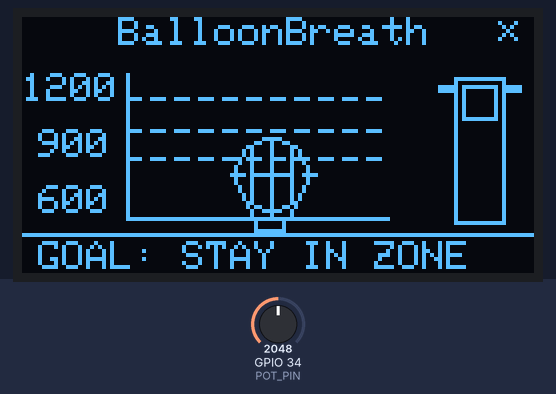
Simulated run of this sketch. Board: ESP32. On the bench: 128×64 one-colour display. The test bench sets the inputs (shaded band); at power-on: GPIO 34 (POT_PIN) = 2048 (analog values on the 0–4095 scale). WiFi joins after 1.5 s; servers stay silent unless stated; uploads are accepted with an empty reply; EEPROM starts erased; what the sketch prints to the serial monitor is not drawn.

Above: at 1.2 s.
1.3 s: GPIO 34 (POT_PIN) set to 3603
At 2.01 s:
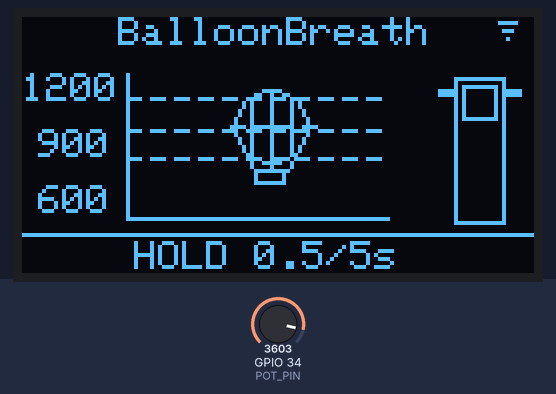
3.0 s: GPIO 34 (POT_PIN) set to 3770
At 3.91 s:
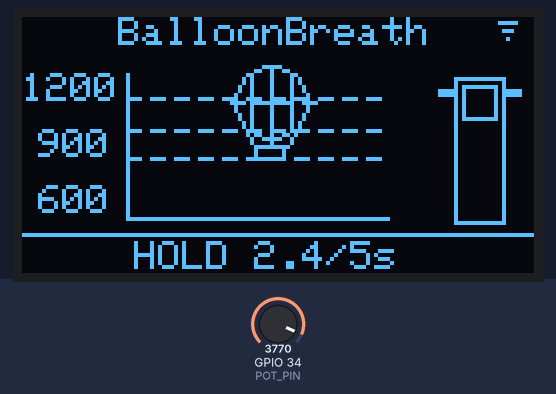
4.5 s: GPIO 34 (POT_PIN) set to 3816
At 6.4 s:
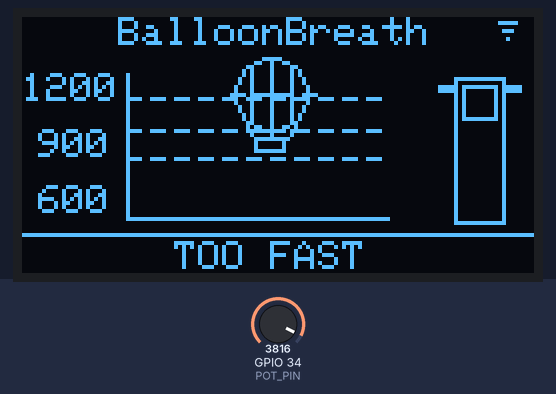
7.5 s: GPIO 34 (POT_PIN) set to 2047
At 9.4 s:
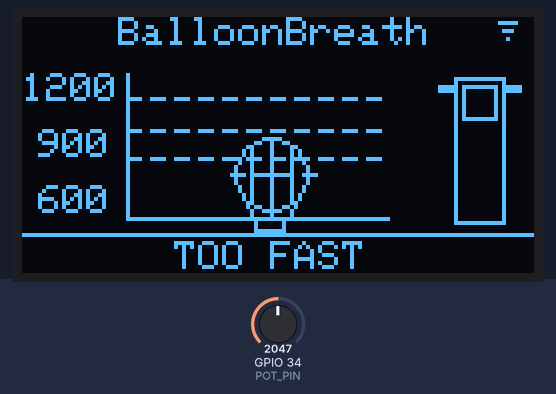
10.5 s: GPIO 34 (POT_PIN) set to 4095
At 11.57 s:
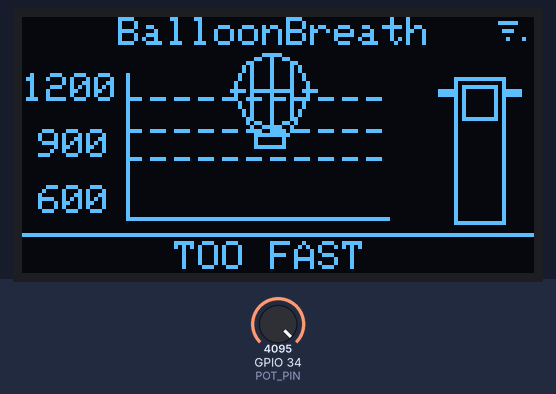
12.1 s: GPIO 34 (POT_PIN) set to 2866
At 15.1 s:
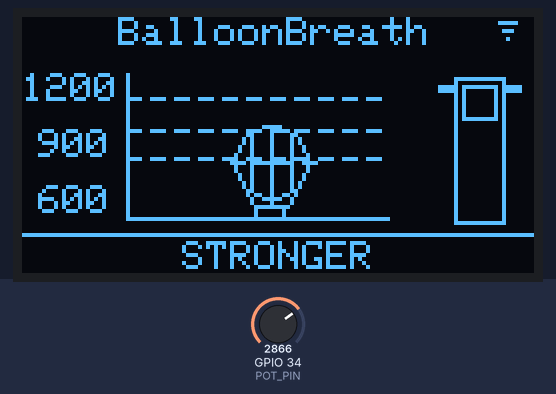

Measured:
- the behaviour switches between 3815 and 3816 on GPIO 34 (POT_PIN) (found by bisection; images 2 and 3)
- after the input at 1.3 s, the display: first changes after 0.09 s (image 1 shows a later state)
- after the input at 10.5 s, the display: first changes at once (image 5 shows a later state)
- what the display in image 3 shows lasts 1.6 s, from 5.8 s to 7.4 s

The sketch:

sketch.ino
```cpp
#include <Wire.h>
#include <WiFi.h>
#include <HTTPClient.h>
#include <WiFiClientSecure.h>
#include <Adafruit_GFX.h>
#include <Adafruit_SSD1306.h>
#include <Preferences.h>
#include <math.h>
#include <string.h>

#define POT_PIN 34

#define SCREEN_WIDTH 128
#define SCREEN_HEIGHT 64
#define OLED_RESET -1

Adafruit_SSD1306 display(
  SCREEN_WIDTH,
  SCREEN_HEIGHT,
  &Wire,
  OLED_RESET
);

Preferences prefs;

// =====================================
// NETWORK CONFIG
// =====================================

#define WIFI_SSID       "Wokwi-GUEST"
#define WIFI_PASSWORD   ""
#define SERVER_URL      "https://httpbin.org/post"
#define DEVICE_ID       "BalloonBreath-ESP32"

#define WIFI_RETRY_MS       10000UL
#define REPORT_RETRY_MS      8000UL
#define HTTP_TIMEOUT_MS       800
#define REPORT_DELAY_MS       800UL
#define REMINDER_INTERVAL_MS 60000UL
#define DEBUG_FLOW              0

// =====================================
// MEDICAL THRESHOLDS AND TIMING
// =====================================

#define FLOW_MAX       1400
#define THRESHOLD_1     600
#define THRESHOLD_2     900
#define THRESHOLD_3    1200

#define ADC_CENTER     2048
#define DEADZONE         80

#define SUCCESS_TIME       5000UL
#define SAMPLE_MS            35UL
#define DISPLAY_MS           70UL
#define RESULT_DISPLAY_MS  2500UL
#define BREATH_END_MS      1500UL

#define EMA_ALPHA        0.35
#define STABILITY_MIN      80
#define MAX_FLOW_STEP     350

// =====================================

enum State {
  IDLE,
  RUNNING,
  SUCCESS,
  PENALTY,
  ABORTED
};

enum BreathDirection {
  REST,
  INHALE,
  EXHALE
};

State currentState = IDLE;
BreathDirection direction = REST;

// =====================================
// SIGNAL
// =====================================

float rawFlow = 0;
float filteredFlow = 0;
float currentFlow = 0;

float stability = 100;
float prevFlow = 0;
float prevRawFlow = 0;
float rawFlowStep = 0;
bool jerkDetected = false;

float volume = 0;
float bestVolume = 0;
float bestPeakFlow = 0;

float balloonY = 39;
float balloonVelocity = 0;

float cyclePeakFlow = 0;
float cycleStabilitySum = 0;
unsigned int cycleStabilitySamples = 0;
unsigned long cycleStart = 0;
unsigned long breathInactiveStart = 0;

unsigned long lastSample = 0;
unsigned long lastDisplay = 0;
unsigned long successStart = 0;
unsigned long successTime = 0;
unsigned long stateEnteredAt = 0;
unsigned long lastSuccessfulExercise = 0;

// =====================================
// NETWORK / REPORT QUEUE
// =====================================

bool wifiStarted = false;
unsigned long lastWifiAttempt = 0;
int lastHttpCode = 0;
bool lastSendOk = false;
unsigned long lastReportAttempt = 0;

bool reportPending = false;
char reportResult[12] = "";
float reportVolume = 0;
float reportPeakFlow = 0;
float reportAvgStability = 0;
float reportBestVolume = 0;
float reportBestPeakFlow = 0;
unsigned long reportDuration = 0;
bool reportPenalty = false;

// =====================================
// NVS
// =====================================

void loadHistory() {

  prefs.begin("balloon", true);

  bestVolume = prefs.getFloat("bestVol", 0);
  bestPeakFlow = prefs.getFloat("bestPeak", 0);

  prefs.end();
}

void saveHistory() {

  prefs.begin("balloon", false);

  prefs.putFloat("bestVol", bestVolume);
  prefs.putFloat("bestPeak", bestPeakFlow);

  prefs.end();

  Serial.print("[NVS] Best volume=");
  Serial.print(bestVolume);
  Serial.print(" ml, best peak=");
  Serial.println(bestPeakFlow);
}

// =====================================
// HELPERS
// =====================================

const char* directionText() {

  switch(direction) {
    case INHALE:
      return "INHALE";

    case EXHALE:
      return "EXHALE";

    case REST:
    default:
      return "REST";
  }
}

float mapFlowMagnitude(int magnitude, int maxMagnitude) {

  long mapped = map(
    magnitude,
    DEADZONE,
    maxMagnitude,
    0,
    FLOW_MAX
  );

  return constrain((float)mapped, 0, FLOW_MAX);
}

bool reminderDue() {

  return
    currentState == IDLE &&
    millis() - lastSuccessfulExercise > REMINDER_INTERVAL_MS;
}

// =====================================
// WIFI AND SERVER COMMUNICATION
// =====================================

void updateWifi(unsigned long now) {

  if(WiFi.status() == WL_CONNECTED)
  {
    return;
  }

  if(!wifiStarted || now - lastWifiAttempt >= WIFI_RETRY_MS)
  {
    wifiStarted = true;
    lastWifiAttempt = now;

    WiFi.mode(WIFI_STA);
    WiFi.begin(WIFI_SSID, WIFI_PASSWORD);

    Serial.print("[WiFi] Connecting to ");
    Serial.println(WIFI_SSID);
  }
}

String buildReportJson() {

  String payload = "{";
  payload += "\"device_id\":\"" DEVICE_ID "\",";
  payload += "\"result\":\"" + String(reportResult) + "\",";
  payload += "\"volume_ml\":" + String(reportVolume, 1) + ",";
  payload += "\"peak_flow_ml_s\":" + String(reportPeakFlow, 1) + ",";
  payload += "\"avg_stability\":" + String(reportAvgStability, 1) + ",";
  payload += "\"best_volume_ml\":" + String(reportBestVolume, 1) + ",";
  payload += "\"best_peak_flow_ml_s\":" + String(reportBestPeakFlow, 1) + ",";
  payload += "\"duration_ms\":" + String(reportDuration) + ",";
  payload += "\"penalty\":";
  payload += reportPenalty ? "true" : "false";
  payload += "}";

  return payload;
}

void queueCycleReport(
  const char* result,
  bool penalty
) {

  strncpy(reportResult, result, sizeof(reportResult) - 1);
  reportResult[sizeof(reportResult) - 1] = '\0';

  reportVolume = volume;
  reportPeakFlow = cyclePeakFlow;
  reportAvgStability =
    cycleStabilitySamples > 0
      ? cycleStabilitySum / cycleStabilitySamples
      : stability;
  reportBestVolume = bestVolume;
  reportBestPeakFlow = bestPeakFlow;
  reportDuration = cycleStart > 0 ? millis() - cycleStart : 0;
  reportPenalty = penalty;
  reportPending = true;
  lastReportAttempt = 0;

  Serial.print("[REPORT] Queued ");
  Serial.print(reportResult);
  Serial.print(" volume=");
  Serial.print(reportVolume);
  Serial.print(" avgStability=");
  Serial.println(reportAvgStability);
}

void processReportQueue(unsigned long now) {

  if(!reportPending)
  {
    return;
  }

  if(currentState == RUNNING)
  {
    return;
  }

  if(
    (currentState == SUCCESS || currentState == PENALTY || currentState == ABORTED) &&
    now - stateEnteredAt < REPORT_DELAY_MS
  )
  {
    return;
  }

  if(WiFi.status() != WL_CONNECTED)
  {
    return;
  }

  if(lastReportAttempt != 0 && now - lastReportAttempt < REPORT_RETRY_MS)
  {
    return;
  }

  lastReportAttempt = now;

  HTTPClient http;
  WiFiClientSecure secureClient;
  http.setTimeout(HTTP_TIMEOUT_MS);

  String serverUrl = SERVER_URL;
  bool httpStarted = false;

  if(serverUrl.startsWith("https://"))
  {
    secureClient.setInsecure();
    httpStarted = http.begin(secureClient, serverUrl);
  }
  else
  {
    httpStarted = http.begin(serverUrl);
  }

  if(!httpStarted)
  {
    lastSendOk = false;
    lastHttpCode = -1;
    Serial.println("[HTTP] begin failed");
    return;
  }

  http.addHeader("Content-Type", "application/json");

  String payload = buildReportJson();
  int code = http.POST(payload);

  lastHttpCode = code;
  lastSendOk = code >= 200 && code < 300;

  Serial.print("[HTTP] POST ");
  Serial.print(SERVER_URL);
  Serial.print(" code=");
  Serial.println(code);
  Serial.println(payload);

  if(code > 0)
  {
    String response = http.getString();

    Serial.print("[HTTP] Response preview: ");
    Serial.println(response.substring(0, 220));
  }

  http.end();

  if(code > 0)
  {
    reportPending = false;
  }
}

// =====================================
// FLOW AND STABILITY
// =====================================

float readBreathFlow() {

  int raw = analogRead(POT_PIN);
  int delta = raw - ADC_CENTER;
  int magnitude = abs(delta);

  if(magnitude <= DEADZONE)
  {
    direction = REST;
    rawFlow = 0;
  }
  else if(delta > 0)
  {
    direction = INHALE;
    rawFlow = mapFlowMagnitude(magnitude, 4095 - ADC_CENTER);
  }
  else
  {
    direction = EXHALE;
    rawFlow = mapFlowMagnitude(magnitude, ADC_CENTER);
  }

  rawFlowStep = fabs(rawFlow - prevRawFlow);
  prevRawFlow = rawFlow;

  filteredFlow =
    EMA_ALPHA * rawFlow +
    (1.0 - EMA_ALPHA) * filteredFlow;

  if(direction == REST && filteredFlow < 5)
  {
    filteredFlow = 0;
  }

  if(DEBUG_FLOW)
  {
    Serial.print("ADC=");
    Serial.print(raw);
    Serial.print(" DIR=");
    Serial.print(directionText());
    Serial.print(" FLOW=");
    Serial.print((int)filteredFlow);
    Serial.println(" ml/s");
  }

  return filteredFlow;
}

void calculateStability() {

  float diff = fabs(currentFlow - prevFlow);

  jerkDetected = rawFlowStep > MAX_FLOW_STEP;

  stability = constrain(
    100 - diff / 4,
    0,
    100
  );

  if(jerkDetected)
  {
    stability = 0;
  }

  prevFlow = currentFlow;
}

void updateCycleStats() {

  if(currentState != RUNNING)
  {
    return;
  }

  if(direction == INHALE)
  {
    cyclePeakFlow = max(cyclePeakFlow, currentFlow);
    cycleStabilitySum += stability;
    cycleStabilitySamples++;
  }
}

// =====================================
// BALLOON PHYSICS
// =====================================

void resetBalloonPhysics() {

  balloonY = 39;
  balloonVelocity = 0;
}

int flowToBalloonY(float flow) {

  flow = constrain(flow, 0, FLOW_MAX);

  if(flow <= THRESHOLD_1)
  {
    return map((int)flow, 0, THRESHOLD_1, 39, 35);
  }

  if(flow <= THRESHOLD_2)
  {
    return map((int)flow, THRESHOLD_1, THRESHOLD_2, 35, 28);
  }

  if(flow <= THRESHOLD_3)
  {
    return map((int)flow, THRESHOLD_2, THRESHOLD_3, 28, 20);
  }

  return map((int)flow, THRESHOLD_3, FLOW_MAX, 20, 17);
}

void updateBalloonPhysics(float dt) {

  float targetY = 39;

  if(direction == INHALE)
  {
    targetY = flowToBalloonY(currentFlow);
  }

  float force = (targetY - balloonY) * 34.0;

  balloonVelocity += force * dt;
  balloonVelocity *= 0.70;
  balloonY += balloonVelocity * dt;

  balloonY = constrain(balloonY, 17, 39);
}

// =====================================
// OLED DRAWING
// =====================================

void drawTinyWifi(
  int x,
  int y
) {

  if(WiFi.status() == WL_CONNECTED)
  {
    display.drawPixel(x + 2, y + 4, WHITE);
    display.drawFastHLine(x + 1, y + 2, 3, WHITE);
    display.drawFastHLine(x, y, 5, WHITE);
  }
  else
  {
    display.drawLine(x, y, x + 4, y + 4, WHITE);
    display.drawLine(x + 4, y, x, y + 4, WHITE);
  }

  if(reportPending)
  {
    display.drawPixel(x + 6, y + 4, WHITE);
  }
}

const char* patientMessage() {

  if(reminderDue())
  {
    return "TIME";
  }

  if(jerkDetected && currentState == RUNNING)
  {
    return "STEADY";
  }

  switch(currentState) {

    case IDLE:
      if(direction == EXHALE)
      {
        return "BREATHE";
      }

      if(direction == INHALE && currentFlow < THRESHOLD_1)
      {
        return "STRONGER";
      }

      return "READY";

    case RUNNING:
      if(direction == EXHALE || direction == REST)
      {
        return "BREATHE";
      }

      if(currentFlow < THRESHOLD_2)
      {
        return "ALMOST";
      }

      return "HOLD";

    case SUCCESS:
      return "GREAT";

    case PENALTY:
      return "TOO FAST";

    case ABORTED:
      return "TRY AGAIN";
  }

  return "READY";
}

void drawHeader() {

  display.setTextSize(1);
  display.setTextColor(WHITE);

  display.setCursor(24, 0);
  display.print("BalloonBreath");

  drawTinyWifi(119, 1);
}

void drawDashedLine(
  int x1,
  int x2,
  int y
) {

  for(int x = x1; x < x2; x += 6)
  {
    display.drawFastHLine(
      x,
      y,
      4,
      WHITE
    );
  }
}

void drawFriendlyBalloon(
  int x,
  int y
) {

  display.drawCircle(x, y, 9, WHITE);

  // Center line and panels make the balloon readable on a 1-bit OLED.
  display.drawLine(x, y - 9, x, y + 10, WHITE);
  display.drawLine(x - 5, y - 7, x - 5, y + 6, WHITE);
  display.drawLine(x + 5, y - 7, x + 5, y + 6, WHITE);
  display.drawFastHLine(x - 5, y, 11, WHITE);

  display.drawLine(x - 7, y + 5, x - 4, y + 11, WHITE);
  display.drawLine(x + 7, y + 5, x + 4, y + 11, WHITE);
  display.drawRect(x - 4, y + 11, 8, 4, WHITE);
}

void drawSafeZone() {

  const int x1 = 26;
  const int x2 = 92;
  const int yTop = 14;
  const int yBottom = 50;
  const int y600 = flowToBalloonY(THRESHOLD_1);
  const int y900 = flowToBalloonY(THRESHOLD_2);
  const int y1200 = flowToBalloonY(THRESHOLD_3);

  display.drawLine(x1, yTop, x1, yBottom, WHITE);
  display.drawFastHLine(x1, yBottom, x2 - x1, WHITE);

  drawDashedLine(x1, x2, y1200);
  drawDashedLine(x1, x2, y900);
  drawDashedLine(x1, x2, y600);

  display.setCursor(0, 14);
  display.print("1200");
  display.setCursor(4, 28);
  display.print("900");
  display.setCursor(4, 42);
  display.print("600");

  drawDashedLine(
    52,
    73,
    (int)balloonY
  );

  drawFriendlyBalloon(
    62,
    (int)balloonY
  );
}

void drawCoachIndicator() {

  const int x = 108;
  const int y = 15;
  const int w = 13;
  const int h = 37;

  display.drawRect(x, y, w, h, WHITE);

  int targetTop = map(100, 0, 100, y + h - 3, y + 2);
  int targetBottom = map(STABILITY_MIN, 0, 100, y + h - 3, y + 2);

  display.drawRect(x + 2, targetTop, w - 4, targetBottom - targetTop + 2, WHITE);

  int markerY = map(
    (int)stability,
    0,
    100,
    y + h - 3,
    y + 2
  );

  display.fillRect(x - 4, markerY, 4, 2, WHITE);
  display.fillRect(x + w, markerY, 4, 2, WHITE);
}

void drawFooter() {

  display.setTextSize(1);
  display.setTextColor(WHITE);

  display.drawFastHLine(0, 54, 128, WHITE);

  if(currentState == SUCCESS)
  {
    display.setCursor(14, 56);
    display.print("VOL ");
    display.print((int)volume);
    display.print(" ml");
    return;
  }

  if(currentState == PENALTY)
  {
    display.setCursor(38, 56);
    display.print("TOO FAST");
    return;
  }

  if(currentState == ABORTED)
  {
    display.setCursor(20, 56);
    display.print("TRY AGAIN");
    return;
  }

  if(currentState == RUNNING && successTime > 0)
  {
    display.setCursor(28, 56);
    display.print("HOLD ");
    display.print(successTime / 1000.0, 1);
    display.print("/5s");
    return;
  }

  const char* message = patientMessage();

  if(strcmp(message, "READY") == 0)
  {
    display.setCursor(4, 56);
    display.print("GOAL: STAY IN ZONE");
  }
  else
  {
    int x = (128 - (int)strlen(message) * 6) / 2;
    display.setCursor(max(0, x), 56);
    display.print(message);
  }
}

void drawReminderBanner() {

  if(!reminderDue())
  {
    return;
  }

  if((millis() / 500) % 2 == 0)
  {
    display.drawRect(22, 16, 74, 36, WHITE);
  }
}

void drawDisplay() {

  display.clearDisplay();

  drawHeader();

  drawSafeZone();
  drawCoachIndicator();
  drawReminderBanner();
  drawFooter();

  display.display();
}

// =====================================
// EXERCISE STATE
// =====================================

void resetCycleStats(unsigned long now) {

  volume = 0;
  cyclePeakFlow = 0;
  cycleStabilitySum = 0;
  cycleStabilitySamples = 0;
  cycleStart = now;
  breathInactiveStart = 0;
}

void enterState(
  State nextState,
  unsigned long now
) {

  currentState = nextState;
  stateEnteredAt = now;
}

void finishCycle(
  State finalState,
  const char* report,
  bool penalty,
  unsigned long now
) {

  bool historyChanged = false;

  if(finalState == SUCCESS)
  {
    if(cyclePeakFlow > bestPeakFlow)
    {
      bestPeakFlow = cyclePeakFlow;
      historyChanged = true;
    }

    if(volume > bestVolume)
    {
      bestVolume = volume;
      historyChanged = true;
    }
  }

  if(historyChanged)
  {
    saveHistory();
  }

  queueCycleReport(report, penalty);
  enterState(finalState, now);

  if(finalState == SUCCESS)
  {
    lastSuccessfulExercise = now;
  }
}

void updateExerciseState(
  unsigned long now,
  float dt
) {

  switch(currentState) {

    case IDLE:

      successStart = 0;
      successTime = 0;

      if(direction == INHALE && currentFlow > THRESHOLD_1)
      {
        resetCycleStats(now);
        resetBalloonPhysics();
        enterState(RUNNING, now);
        Serial.println("[START]");
      }

      break;

    case RUNNING:

      updateCycleStats();

      if(direction == INHALE && currentFlow > 100)
      {
        breathInactiveStart = 0;
      }
      else if(breathInactiveStart == 0)
      {
        breathInactiveStart = now;
      }

      if(direction == INHALE)
      {
        volume += currentFlow * dt;
      }

      if(direction == INHALE && currentFlow >= THRESHOLD_3)
      {
        successStart = 0;
        successTime = 0;
        Serial.println("[PENALTY] >1200 ml/s");
        finishCycle(PENALTY, "PENALTY", true, now);
        break;
      }

      if(
        direction == INHALE &&
        currentFlow >= THRESHOLD_2 &&
        currentFlow < THRESHOLD_3 &&
        stability >= STABILITY_MIN &&
        !jerkDetected
      )
      {
        if(successStart == 0)
        {
          successStart = now;
        }

        successTime = now - successStart;

        if(successTime >= SUCCESS_TIME)
        {
          Serial.println("[SUCCESS]");
          finishCycle(SUCCESS, "SUCCESS", false, now);
        }
      }
      else
      {
        successStart = 0;
        successTime = 0;
      }

      if(
        currentState == RUNNING &&
        breathInactiveStart != 0 &&
        now - breathInactiveStart > BREATH_END_MS
      )
      {
        Serial.println("[ABORTED] Breath ended");
        finishCycle(ABORTED, "ABORTED", false, now);
      }

      break;

    case SUCCESS:
    case PENALTY:
    case ABORTED:

      if(now - stateEnteredAt > RESULT_DISPLAY_MS)
      {
        volume = 0;
        successStart = 0;
        successTime = 0;
        breathInactiveStart = 0;
        enterState(IDLE, now);
        Serial.println("[READY]");
      }

      break;
  }
}

// =====================================
// SETUP
// =====================================

void setup() {

  Serial.begin(115200);

  analogReadResolution(12);

  if(!display.begin(
       SSD1306_SWITCHCAPVCC,
       0x3C))
  {
    Serial.println("OLED ERROR");

    while(true);
  }

  loadHistory();
  lastSuccessfulExercise = millis();

  WiFi.mode(WIFI_STA);

  display.clearDisplay();
  display.display();

  Serial.println();
  Serial.println("===== BALLOONBREATH =====");
  Serial.println("Offset ADC=2048, right=inhale, left=exhale");
  Serial.print("[NVS] Best volume=");
  Serial.print(bestVolume);
  Serial.print(" ml, best peak=");
  Serial.println(bestPeakFlow);
}

// =====================================
// LOOP
// =====================================

void loop() {

  unsigned long now = millis();

  updateWifi(now);
  processReportQueue(now);

  if(now - lastSample < SAMPLE_MS)
  {
    return;
  }

  float dt = (now - lastSample) / 1000.0;
  lastSample = now;

  currentFlow = readBreathFlow();

  calculateStability();
  updateBalloonPhysics(dt);
  updateExerciseState(now, dt);

  if(now - lastDisplay >= DISPLAY_MS)
  {
    lastDisplay = now;
    drawDisplay();
  }
}
```
